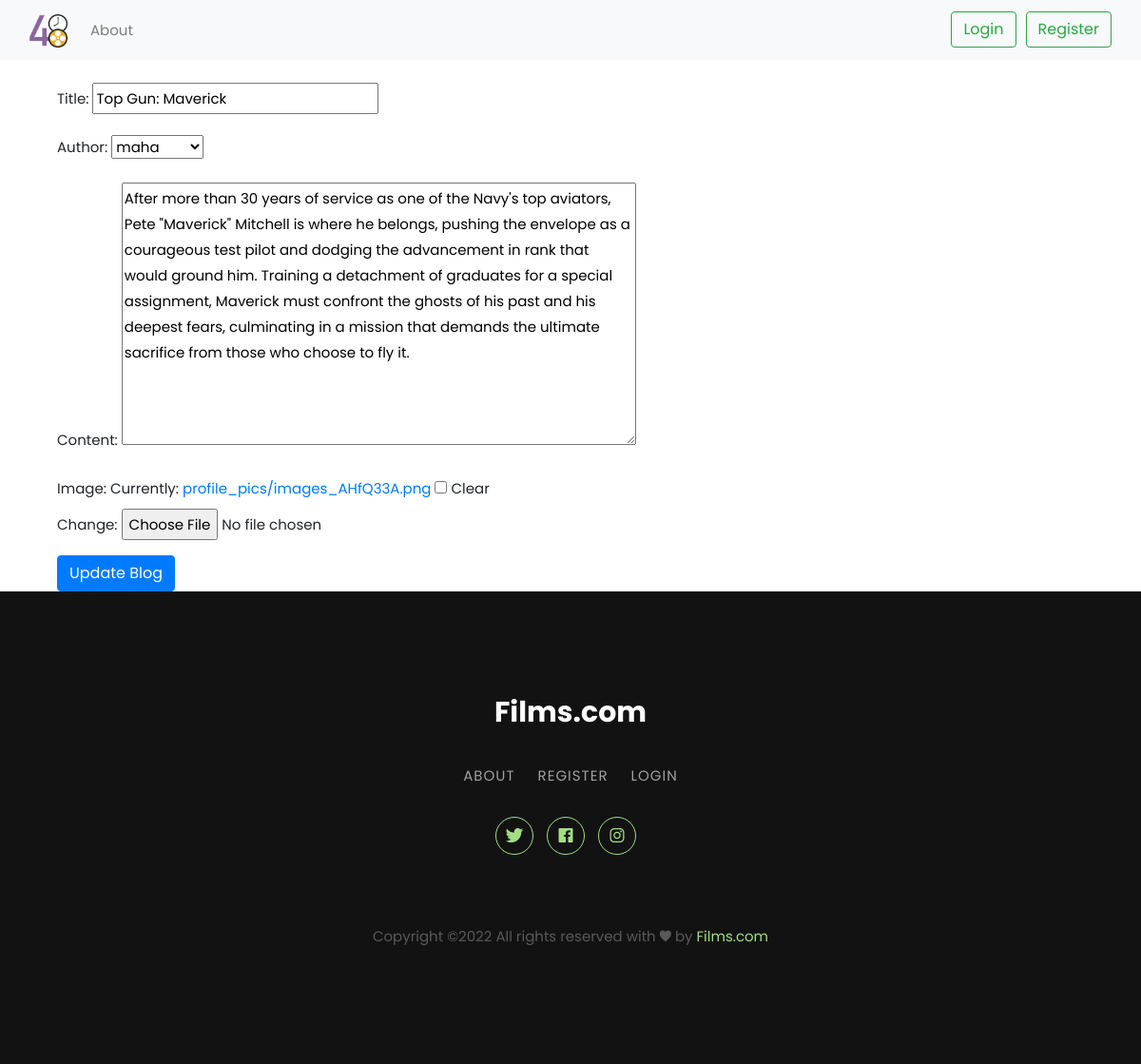
/update/12, run on the app's committed database.
### appOne/models.py (models this page shows, shortened)
class BlogPost(models.Model):
    title=models.CharField(max_length=255)
    author= models.ForeignKey(User, on_delete=models.CASCADE)
    content=models.TextField()
    image = models.ImageField(upload_to="profile_pics", blank=True, null=True)
    dateTime=models.DateTimeField( auto_now_add=True)

### appOne/views.py (the view, shortened to what this page needs)
# urls.py: url(r'^update/(?P<id>\d+)$',views.update,name='update'),
def update(request,id):
    post = BlogPost.objects.get(id = id)
    form = UpdateForm(instance=post)
    return render(request,'update.html',{'form':form})

### appOne/forms.py
class UpdateForm(forms.ModelForm):
    class Meta:
        model = BlogPost
        fields= ['title','author','content', 'image']

### templates/update.html
{% extends 'base.html' %}
{% block body_block %}
<form enctype="multipart/form-data" method="POST"> {% csrf_token %}
      <div class="container mt-4">
      {{ form.as_p }}
      <button class="btn btn-primary">Update Blog</button>
      </div>
      </form>
{% endblock %}

### static/css/styleSearch.css (style rules this page uses)
body { font-family: "Baloo 2", cursive; font-size: 16px; color: #ffffff; text-rendering: optimizeLegibility; font-weight: initial; }
a, a:hover { text-decoration: none; transition: color 0.3s ease-in-out; }

### data on the page
BlogPost: title "Top Gun: Maverick", author "maha", content "After more than 30 years of service as one of the Navy's top aviators, Pete \"Maverick\" Mitchell is where he belongs, pushing the envelope as a courageous test pilot and dodging the advancement in rank that would ground him. Training a detachment of graduates for a special assignment, Maverick must confront the ghosts of his past and his deepest fears, culminating in a mission that demands the ultimate sacrifice from those who choose to fly it."
